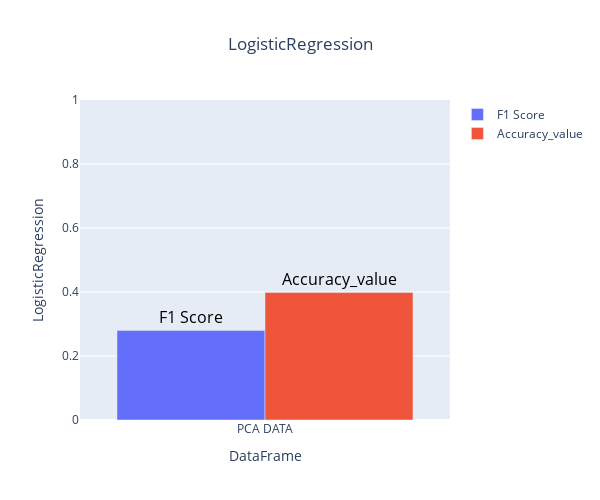
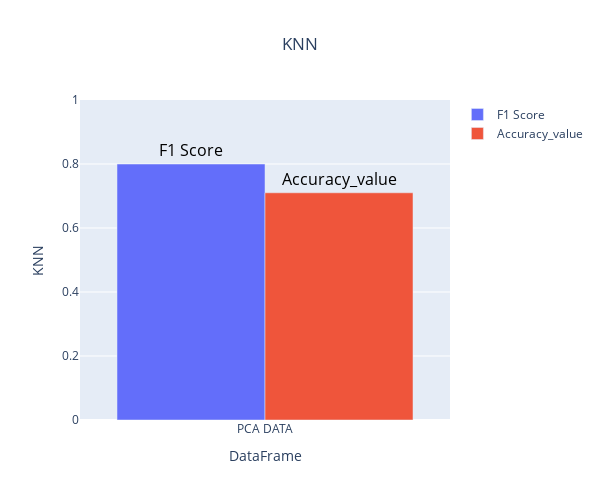
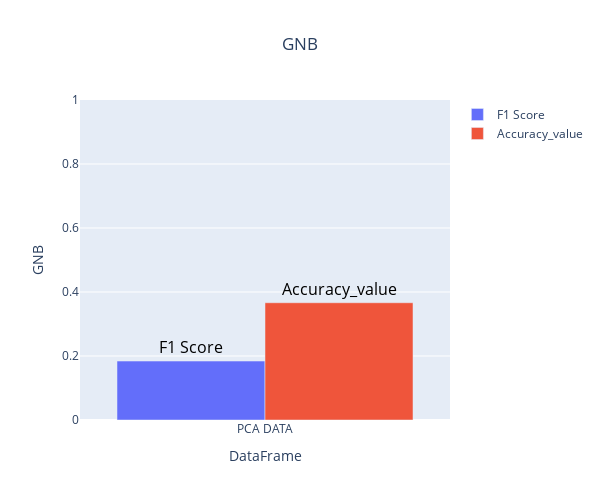
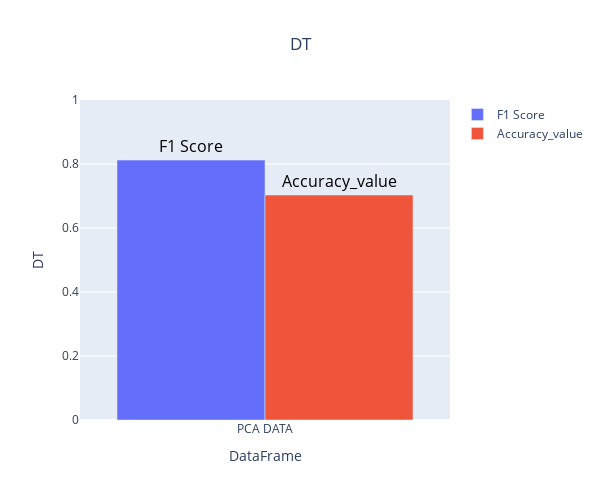

The code cell stored with these charts, in order, in its notebook:
### Code cell
import plotly.graph_objects as go
algs = ['LogisticRegression','KNN','GNB','DT','RF','MLP','SVM']

for i, alg in enumerate(algs):
    fig = go.Figure(data=[
    go.Bar(name='F1 Score', x=x, y=list(f1_values[alg]), text='F1 Score', textfont_color='black', textposition='outside', textfont_size=16),
    go.Bar(name='Accuracy_value', x=x, y=list(accuracy_values[alg]), text='Accuracy_value', textfont_color='black', textposition='outside', textfont_size=16)
    ], layout=go.Layout(title=algs[i],title_x = 0.5,  barmode='group', xaxis=dict(title='DataFrame'), yaxis=dict(title=algs[i]), width=600, height=500))
    fig.update_yaxes(range=[0,1])
    fig.show()

### Figure 1 — Plotly figure (JSON) as saved in the notebook; plotly's stock layout.template omitted (floating-point values rounded to 4 significant figures)
{"data": [{"name": "F1 Score", "text": "F1 Score", "textfont": {"color": "black", "size": 16}, "textposition": "outside", "type": "bar", "x": ["PCA DATA"], "y": [0.2794]}, {"name": "Accuracy_value", "text": "Accuracy_value", "textfont": {"color": "black", "size": 16}, "textposition": "outside", "type": "bar", "x": ["PCA DATA"], "y": [0.3982]}], "layout": {"barmode": "group", "height": 500, "title": {"text": "LogisticRegression", "x": 0.5}, "width": 600, "xaxis": {"title": {"text": "DataFrame"}}, "yaxis": {"range": [0, 1], "title": {"text": "LogisticRegression"}}}}

### Figure 2 — Plotly figure (JSON) as saved in the notebook; plotly's stock layout.template omitted (floating-point values rounded to 4 significant figures)
{"data": [{"name": "F1 Score", "text": "F1 Score", "textfont": {"color": "black", "size": 16}, "textposition": "outside", "type": "bar", "x": ["PCA DATA"], "y": [0.7999]}, {"name": "Accuracy_value", "text": "Accuracy_value", "textfont": {"color": "black", "size": 16}, "textposition": "outside", "type": "bar", "x": ["PCA DATA"], "y": [0.71]}], "layout": {"barmode": "group", "height": 500, "title": {"text": "KNN", "x": 0.5}, "width": 600, "xaxis": {"title": {"text": "DataFrame"}}, "yaxis": {"range": [0, 1], "title": {"text": "KNN"}}}}

### Figure 3 — Plotly figure (JSON) as saved in the notebook; plotly's stock layout.template omitted (floating-point values rounded to 4 significant figures)
{"data": [{"name": "F1 Score", "text": "F1 Score", "textfont": {"color": "black", "size": 16}, "textposition": "outside", "type": "bar", "x": ["PCA DATA"], "y": [0.1841]}, {"name": "Accuracy_value", "text": "Accuracy_value", "textfont": {"color": "black", "size": 16}, "textposition": "outside", "type": "bar", "x": ["PCA DATA"], "y": [0.3664]}], "layout": {"barmode": "group", "height": 500, "title": {"text": "GNB", "x": 0.5}, "width": 600, "xaxis": {"title": {"text": "DataFrame"}}, "yaxis": {"range": [0, 1], "title": {"text": "GNB"}}}}

### Figure 4 — Plotly figure (JSON) as saved in the notebook; plotly's stock layout.template omitted (floating-point values rounded to 4 significant figures)
{"data": [{"name": "F1 Score", "text": "F1 Score", "textfont": {"color": "black", "size": 16}, "textposition": "outside", "type": "bar", "x": ["PCA DATA"], "y": [0.8122]}, {"name": "Accuracy_value", "text": "Accuracy_value", "textfont": {"color": "black", "size": 16}, "textposition": "outside", "type": "bar", "x": ["PCA DATA"], "y": [0.7031]}], "layout": {"barmode": "group", "height": 500, "title": {"text": "DT", "x": 0.5}, "width": 600, "xaxis": {"title": {"text": "DataFrame"}}, "yaxis": {"range": [0, 1], "title": {"text": "DT"}}}}
